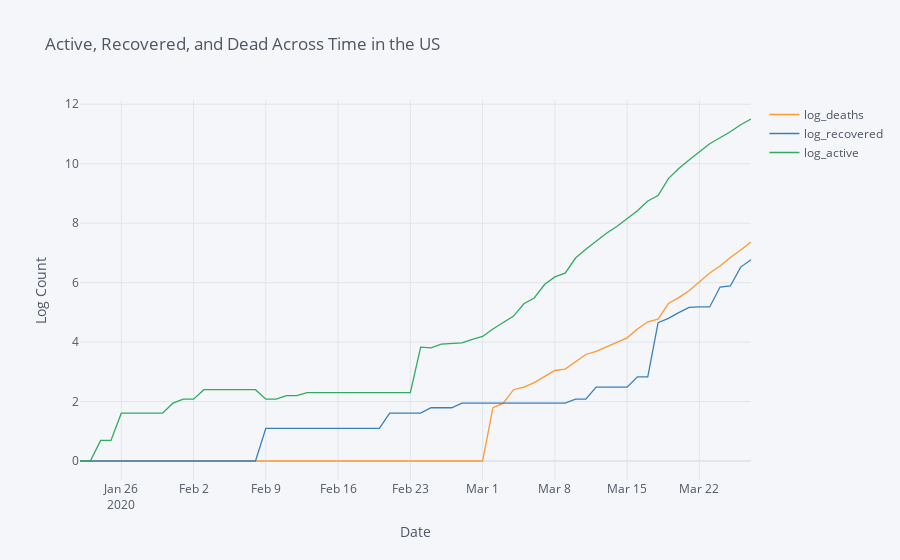

The notebook cell this image was saved under:
### Code cell
reduced_us = groupByDay(us)

reduced_us[['log_deaths','log_recovered','log_active']].iplot(mode = "lines",
                title = "Active, Recovered, and Dead Across Time in the US"
                                                             ,xTitle = "Date",
                                                             yTitle = "Log Count")
